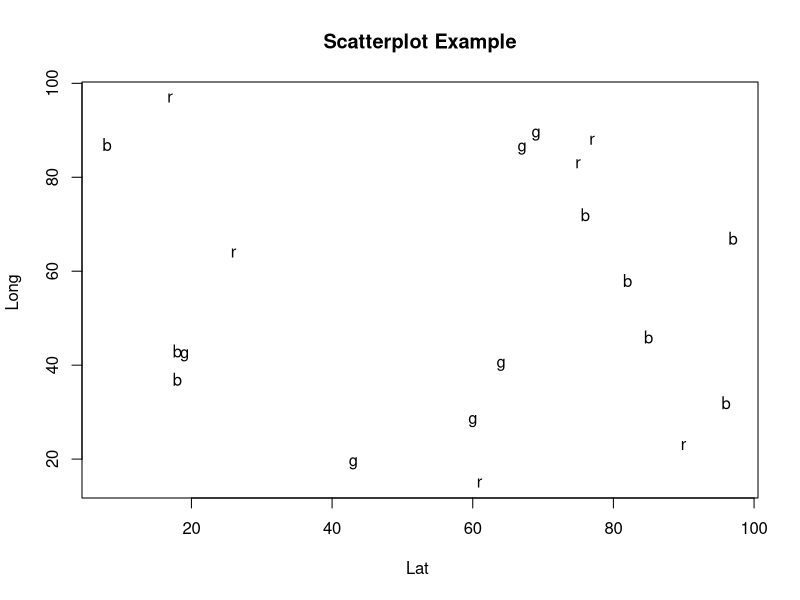
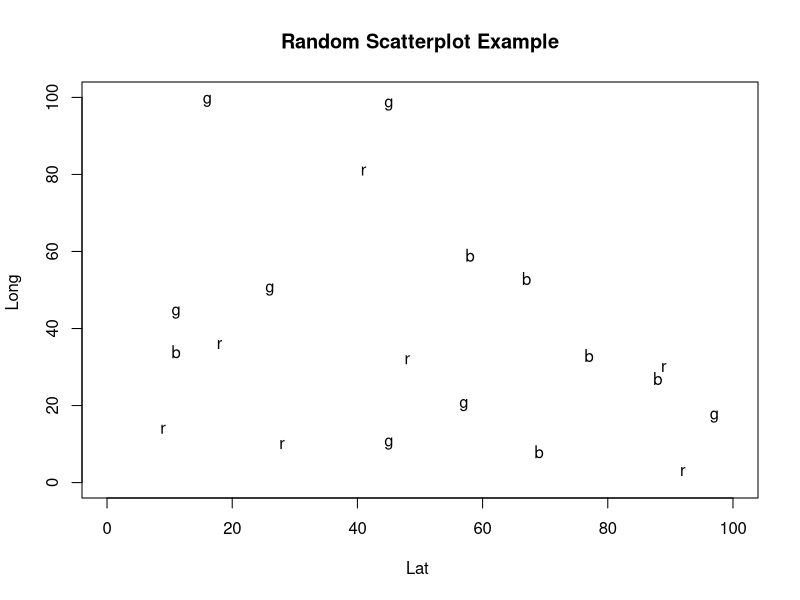

R code for these plots, in order: (Note: this script raises an error after producing the figures.)
## ---- chunk 1
knitr::opts_chunk$set(echo = TRUE)
## ---- chunk 2

  color<- c("red", "green", "blue")
  x<- sample(1:100,20,replace=T)
  y<- sample(1:100,20,replace=T)
  att<- sample(color, 20, replace=T)  
data.made.random<- as.data.frame(rbind(x,y,att) ) 
#to visulize the data
attach(data.made.random)
plot(x, y, main="Scatterplot Example",
     xlab="Lat ", ylab="Long ", pch=att)
write.csv(data.made.random, file="Example_Data_Random")
## ---- chunk 3

  color<- c("red", "green", "blue")
  x<- sample(1:100,20,replace=T)
  y<- sample(1:100,20,replace=T)
  att<- sample(color, 20, replace=T)  
data.made.random<- cbind(x,y,att) 
#to visulize the data

plot(data.made.random[,1], data.made.random[,2], main="Random Scatterplot Example",
     xlab="Lat ", ylab="Long ", xlim=c(0, 100), ylim = c(0,100), pch=data.made.random[,3])

write.csv(data.made.mixed, file="Example_Data_Random")
## ---- chunk 4
for(i in 1:20)
        # 20 Samples
        {
            x<- rnorm(n=i, mean=40 ,sd=5)
            y<- rnorm(n=i, mean=81 ,sd=9.7)
        }


color<- c("red", "green", "blue")
att<- sample(color, 20, replace=T)
data.made.clumped<- cbind(x,y,att) 
plot(data.made.clumped[,1], data.made.clumped[,2], main="Clumped Scatterplot Example",
     xlab="Lat ", ylab="Long ", xlim=c(0, 100), ylim = c(0,100), pch=data.made.clumped[,3])


write.csv(data.made.clumped, file="Example_Data_Clumped")
## ---- chunk 5
  x<- sample(1:100,8,replace=T)
  y<- sample(1:100,8,replace=T)
  data.made.pt1<- cbind(x,y,att="red")



# normal/uniform-7
 for(i in 1:7)
        # 7 Samples
        {
            x<- rnorm(n=i, mean=40 ,sd=5)
            y<- runif(i, min=0, max=100)
        }

  data.made.pt2<- cbind(x,y,att="blue")
 
#normal/beta-5 
  
for(i in 1:5)
        # 5 Samples
        {
            x<- rnorm(n=i, mean=65, sd=6)
            y<- rbeta(n=i, 4,2)*100
        }

data.made.pt3<- cbind(x,y,att="green")


data.made.mixed<- rbind(data.made.pt1, data.made.pt2, data.made.pt3)

plot(data.made.mixed[,1], data.made.mixed[,2], main="Mixed Scatterplot Example",
     xlab="Lat ", ylab="Long ", xlim=c(0, 100), ylim = c(0,100), pch=data.made.mixed[,3])

write.csv(data.made.mixed, file="Example_Data_Mixed")
